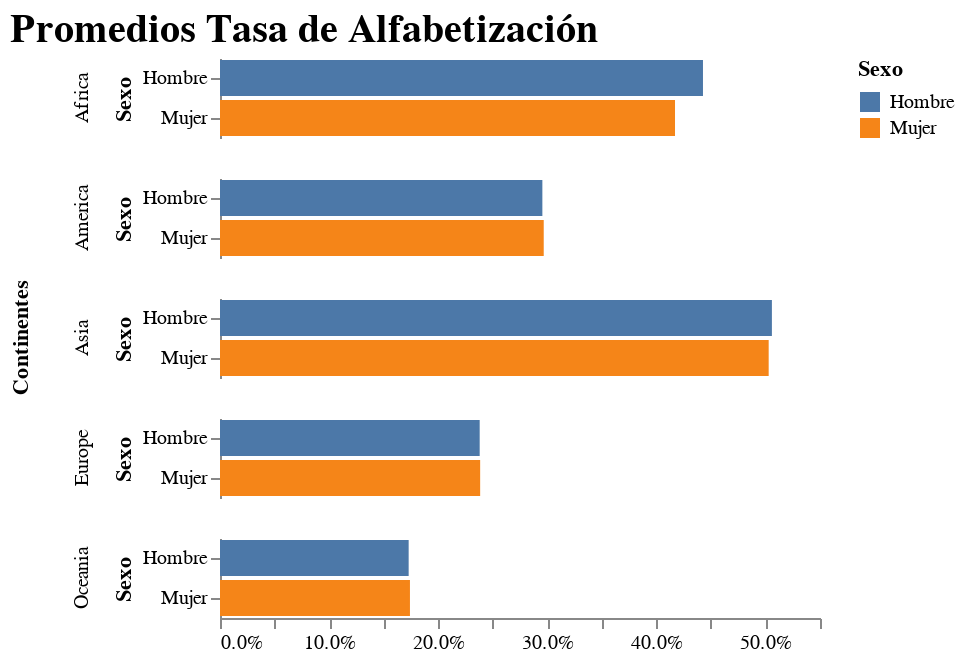

The notebook cell saved with this chart:
### Code cell
Grafico_Alfabetización= alt.Chart(Promedios_Tasa_Alfabetización).mark_bar(tooltip=True).encode(
    x=alt.X("Porcentaje:Q", 
        title = "", 
        axis = alt.Axis(format='.1%', grid = False, )),
    y='Sexo:N',
    color='Sexo:N',
    row=alt.Row('Continentes'),
).transform_fold(
    as_=['Sexo', 'Porcentaje'],
    fold=['Hombre', 'Mujer']
).properties(
    title = f"Promedios Tasa de Alfabetización",
 
).configure_title(
    fontSize = 20,
    font = "Arial",
).configure_view(
    strokeWidth = 0,)

Grafico_Alfabetización

### Figure 1 — Vega-Lite specification as saved in the notebook (floating-point values rounded to 4 significant figures)
{"config": {"view": {"continuousWidth": 300, "continuousHeight": 300, "strokeWidth": 0}, "title": {"font": "Arial", "fontSize": 20}}, "data": {"name": "data-93e7d5f6ca1424812275c74ea09f681b"}, "mark": {"type": "bar", "tooltip": true}, "encoding": {"color": {"field": "Sexo", "type": "nominal"}, "row": {"field": "Continentes", "type": "nominal"}, "x": {"axis": {"format": ".1%", "grid": false}, "field": "Porcentaje", "title": "", "type": "quantitative"}, "y": {"field": "Sexo", "type": "nominal"}}, "title": "Promedios Tasa de Alfabetización", "transform": [{"fold": ["Hombre", "Mujer"], "as": ["Sexo", "Porcentaje"]}], "$schema": "https://vega.github.io/schema/vega-lite/v5.15.1.json", "datasets": {"data-93e7d5f6ca1424812275c74ea09f681b": [{"Continentes": "Africa", "Hombre": 0.4427, "Mujer": 0.4171}, {"Continentes": "America", "Hombre": 0.2955, "Mujer": 0.2968}, {"Continentes": "Asia", "Hombre": 0.5059, "Mujer": 0.503}, {"Continentes": "Europe", "Hombre": 0.238, "Mujer": 0.2385}, {"Continentes": "Oceania", "Hombre": 0.1729, "Mujer": 0.1741}]}}
